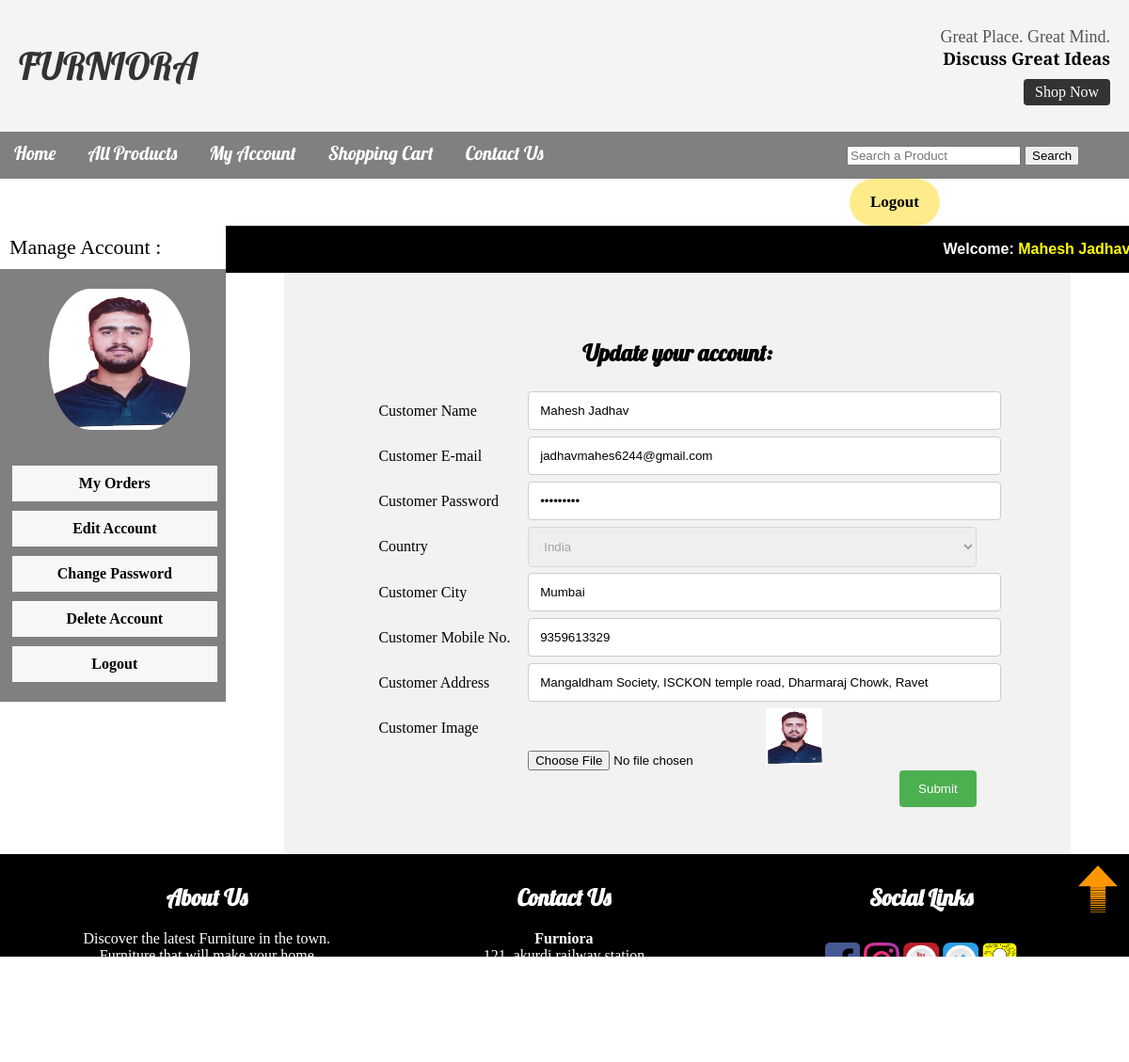
/customer/my_account.php?edit_account (signed in), run on the app's committed database.
### tables this page shows
CREATE TABLE `customers` (
  `customer_id` int(10) NOT NULL,
  `customer_name` varchar(100) NOT NULL,
  `customer_email` varchar(100) NOT NULL,
  `customer_pass` varchar(100) NOT NULL,
  `customer_country` text NOT NULL,
  `customer_city` text NOT NULL,
  `customer_contact` text NOT NULL,
  `customer_address` text NOT NULL,
  `customer_image` text NOT NULL,
  `customer_ip` varchar(255) NOT NULL
);

### customer/edit_account.php (the view, shortened to what this page needs)
<?php
include("includes/db.php");
if(isset($_GET['edit_account'])){
  $customer_email=$_SESSION['customer_email'];
  $get_customer="select * from customers where customer_email='$customer_email'";
  $run_customer=mysqli_query($con,$get_customer);
  $row=mysqli_fetch_array($run_customer);
  $name=$row['customer_name'];
  $email=$row['customer_email'];
  $pass=$row['customer_pass'];
  $country=$row['customer_country'];
  $city=$row['customer_city'];
  $contact=$row['customer_contact'];
  $address=$row['customer_address'];
  $image=$row['customer_image'];
}
 ?>
        <div class="container">
          <h2 align="center">Update your account:</h2>
                <form id="register_form" action="" method="post" enctype="multipart/form-data">
                <div class="row">
                  <div class="col-25">
                    <label for="fname">Customer Name</label>
                  </div>
                  <div class="col-75">
                    <input type="text" name="c_name" value="<?php echo $name; ?>">
                  </div>
                </div>
                <div class="row">
                  <div class="col-25">
                    <label for="lname">Customer E-mail</label>
                  </div>
                  <div class="col-75">
                    <input type="text" name="c_email" value="<?php echo $email; ?>">
                  </div>
                </div>
                <div class="row">
                  <div class="col-25">
                    <label for="lname">Customer Password</label>
                  </div>
                  <div class="col-75">
                    <input type="password" name="c_pass" value="<?php echo $pass; ?>">
                  </div>
                </div>
                <div class="row">
                  <div class="col-25">
                    <label for="country">Country</label>
                  </div>
                  <div class="col-75">
                    <select name="c_country" disabled>
                            <option value="<?php echo $country; ?>"><?php echo $country; ?></option>
                          </select>
                  </div>
                </div>
                <div class="row">
                  <div class="col-25">
                    <label for="lname">Customer City</label>
                  </div>
                  <div class="col-75">
                    <input type="text" name="c_city" value="<?php echo $city; ?>">
                  </div>
                </div>
                <div class="row">
                  <div class="col-25">
                    <label for="lname">Customer Mobile No.</label>
                  </div>
                  <div class="col-75">
                    <input type="text" name="c_contact" value="<?php echo $contact; ?>">
                  </div>
                </div>
                <div class="row">
                  <div class="col-25">
                    <label for="lname">Customer Address</label>
                  </div>
                  <div class="col-75">
                    <input type="text" name="c_address" value="<?php echo $address; ?>">
                  </div>
                </div>
                <div class="row">
                  <div class="col-25">
                    <label for="lname">Customer Image</label>
                  </div>
                  <div class="col-75">
                    <input type="file" name="c_image" size="60"><img src="customer_photos/<?php echo $image; ?>" width="60" height="60">
                  </div>
                </div>
                <div class="row">
                  <input type="submit" name="update_account" value="Submit">
                </div>
                </form>
              </div>

### customer/my_account.php (shortened to what this page needs)
  <?php
include("includes/db.php");
include("header.php");
$customer_name = "";
 ?>
    <div class="content_wrapper">
        <div id="left_sidebar">
            <div id="sidebar_title"> Manage Account : </div>
            <ul id="cats">
              <?php
                if(isset($_SESSION['customer_email'])){
                  $customer_session=$_SESSION['customer_email'];
                  $get_customer_pic="select * from customers where customer_email='$customer_session'";
                  $run_customer=mysqli_query($con,$get_customer_pic);
                  $row_customer=mysqli_fetch_array($run_customer);
                  $customer_pic=$row_customer['customer_image'];
                  $customer_name=$row_customer['customer_name'];
                  echo "<img src='customer_photos/$customer_pic' width='150' height='150' >";
                }
               ?>
              <li><a href="my_account.php?my_orders">My Orders</a></li>
              <li><a href="my_account.php?edit_account">Edit Account</a></li>
              <li><a href="my_account.php?change_pass">Change Password</a></li>
              <li><a href="my_account.php?delete_account">Delete Account</a></li>
              <li><a href="../logout.php">Logout</a></li>
            </ul>
        </div>
        <div id="right_content">
            <div id="headline">
                <div id="headline_content">
                      <?php
                      if(!isset($_SESSION['customer_email'])){
                        echo "<b>Welcome: Guest  </b>";
                          echo "<a href='../checkout.php' style='color:rgb(223, 165, 51);'> Login</a>";
                      }
                        else {
                          echo "<b>Welcome: "."</b>"."<b style='color:yellow;'>".$customer_name."</b>";
                        }
                       ?>
                </div>
            </div>
            <div>
              <?php
                if(isset($_GET['edit_account']))
                {
                  include ("edit_account.php");
                }
               ?>
            </div>
        </div>
    </div>
  <?php include("footer.php"); ?>

### css/furniture.css (style rules this page uses)
body { background: white; margin: 0px; padding: 0px; }
#nav_menus a, h2 { font-family: 'Lobster', cursive; }
.content_wrapper { width: 100%; height: auto; background: #fff; float: left; }
#right_content { width: 80%; background: rgb(255, 255, 255); float: left; text-align: left; }
#left_sidebar { width: 20%; background: grey; float: left; }
#sidebar_title { background: #ffaa39; color: #fff; padding: 10px; font-size: 22px; font-family: "Palatino Linotype","Book Antique",Palastino,serif; float: left; width: 100%; margin-top: 0px; }
#cats { padding: 0px 0px; margin-top: 0px; width: 100%; float: left; }
#cats img { padding: 21px 52px; border-radius: 150px; }
#cats li { list-style:none;margin:8px; }
#cats li a { color: black; font-size: 16px; text-decoration: none; margin: 5px; background-color: #f7f7f7; width: 90%; float: left; padding: 10px 8px; font-weight:bold; }
#headline { background: black; color: white; height: 28px; width: 99%; padding: 11px; float: left; }
#headline_content { float: right; line-height: 27px; font-family: Poppins-Regular, sans-serif !important; }
#register_form input[type=text], #register_form input[type=password],#register_form select,#register_form textarea { width: 100%; padding: 12px; border: 1px solid #ccc; border-radius: 4px; resize: vertical; }
#register_form label { padding: 12px 12px 12px 0; display: inline-block; }
#register_form input[type=submit] { background-color: #4CAF50; color: white; padding: 12px 20px; border: none; border-radius: 4px; cursor: pointer; float: right; }
.container { border-radius: 5px; background-color: #f2f2f2; padding-right: 100px; padding-left: 100px; padding-top: 50px; padding-bottom: 50px; box-sizing: border-box; text-align: -webkit-match-parent; }
.col-25 { float: left; width: 25%; margin-top: 6px; }
.col-75 { float: left; width: 75%; margin-top: 6px; }
.row:after { content: ""; display: table; clear: both; }

### css/style.css (style rules this page uses)
#sidebar_title { background:white; color: black; padding:10px; font-size:22px; font-family:"Palatino Linotype","Book Antique",Palastino,serif; }
#nav_menus a, h2 { font-family: 'Lobster', cursive; }
.container { width: 87%; margin: 0 auto; overflow: hidden; }

### css/login.css (style rules this page uses)
a:link { text-decoration: none; text-align: center; }

### data on the page
customers: customer_image (picture), customer_name "Mahesh Jadhav", c_name "Mahesh Jadhav", c_email "jadhavmahes6244@gmail.com", c_country "India", c_city "Mumbai", c_contact "9359613329", c_address "Mangaldham Society, ISCKON temple road, Dharmaraj Chowk, Ravet"
